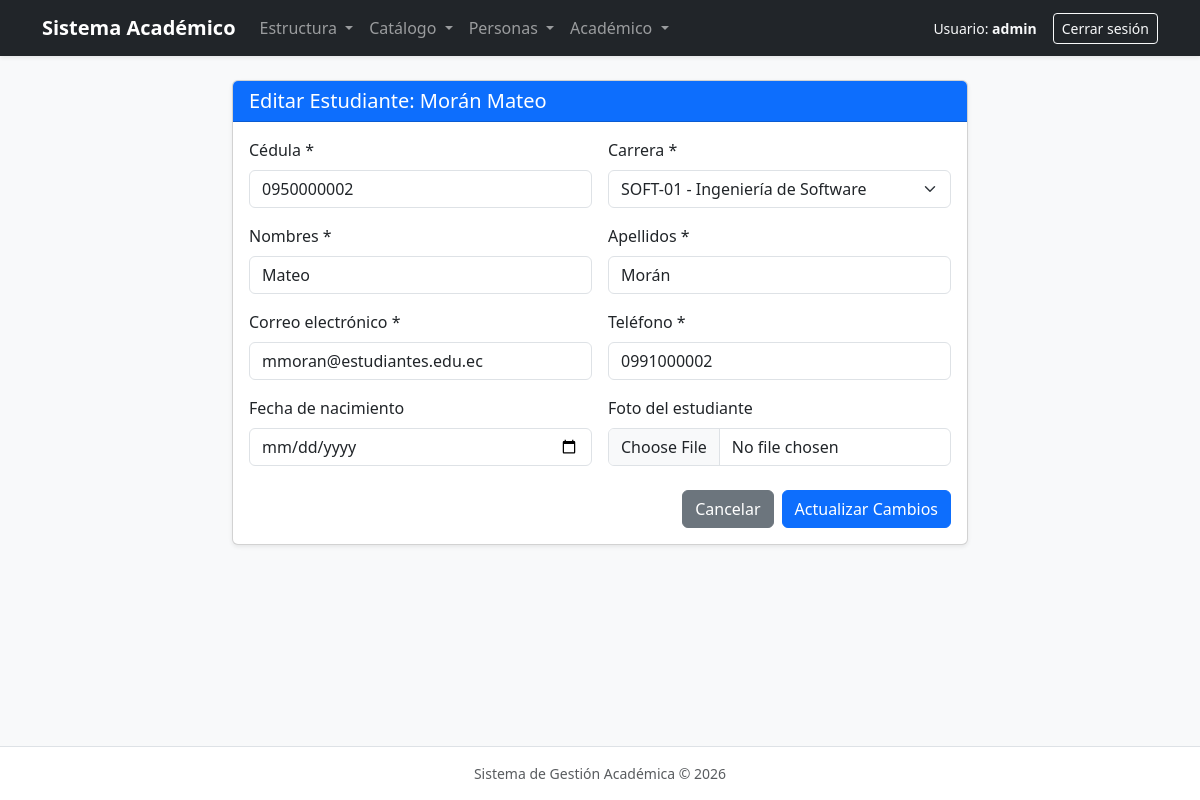
Page /academico/estudiantes/2/editar/ (signed in) on the committed database.
### academico/models.py (models this page shows, shortened)
class Estudiante(ModeloBase):
    cedula = models.CharField(max_length=10, unique=True)
    nombres = models.CharField(max_length=100)
    apellidos = models.CharField(max_length=100)
    email = models.EmailField()
    telefono = models.CharField(max_length=15, blank=True)
    fecha_nacimiento = models.DateField(blank=True, null=True)  # opcional
    carrera = models.ForeignKey(
        Carrera, on_delete=models.PROTECT, related_name="estudiantes"
    )
    foto = models.ImageField(upload_to="estudiantes/", blank=True, null=True)
    class Meta:
        verbose_name = "Estudiante"
        verbose_name_plural = "Estudiantes"
        ordering = ["apellidos", "nombres"]
    @property
    def nombre_completo(self):
        return f"{self.apellidos} {self.nombres}"

### academico/views.py (the view)
# urls.py: path("estudiantes/<int:pk>/editar/", EstudianteUpdateView.as_view(), name="estudiante_editar"),
class EstudianteUpdateView(LoginRequiredMixin, UsuarioRegistroMixin, SuccessMessageMixin, UpdateView):
    model = Estudiante
    form_class = EstudianteForm
    template_name = "academico/estudiante_form.html"
    success_url = reverse_lazy("academico:estudiante_lista")
    success_message = "Datos del estudiante actualizados correctamente."
    def get_context_data(self, **kwargs):
        context = super().get_context_data(**kwargs)
        context["titulo"] = f"Editar Estudiante: {self.object.nombre_completo}"
        context["boton_texto"] = "Actualizar Cambios"
        return context

### academico/models.py (called while the page is built)
    def __str__(self):
        return f"{self.codigo} - {self.nombre}"

### academico/templates/academico/estudiante_form.html (shortened to what this page needs)
{% extends "base.html" %}
{% block contenido %}
<div class="row justify-content-center">
    <div class="col-md-8">
        <div class="card shadow-sm">
            <div class="card-header bg-primary text-white">
                <h5 class="mb-0">{{ titulo }}</h5>
            </div>
            <div class="card-body">
                <form method="post" enctype="multipart/form-data" novalidate>
                    <div class="row g-3">
                        <div class="col-md-6">
                            <label for="{{ form.cedula.id_for_label }}" class="form-label">Cédula *</label>
                            {{ form.cedula }}
                        </div>
                        <div class="col-md-6">
                            <label for="{{ form.carrera.id_for_label }}" class="form-label">Carrera *</label>
                            {{ form.carrera }}
                        </div>
                        <div class="col-md-6">
                            <label for="{{ form.nombres.id_for_label }}" class="form-label">Nombres *</label>
                            {{ form.nombres }}
                        </div>
                        <div class="col-md-6">
                            <label for="{{ form.apellidos.id_for_label }}" class="form-label">Apellidos *</label>
                            {{ form.apellidos }}
                        </div>
                        <div class="col-md-6">
                            <label for="{{ form.email.id_for_label }}" class="form-label">Correo electrónico *</label>
                            {{ form.email }}
                        </div>
                        <div class="col-md-6">
                            <label for="{{ form.telefono.id_for_label }}" class="form-label">Teléfono *</label>
                            {{ form.telefono }}
                        </div>
                        <div class="col-md-6">
                            <label for="{{ form.fecha_nacimiento.id_for_label }}" class="form-label">Fecha de nacimiento</label>
                            {{ form.fecha_nacimiento }}
                        </div>
                        <div class="col-md-6">
                            <label for="{{ form.foto.id_for_label }}" class="form-label">Foto del estudiante</label>
                            {{ form.foto }}
                        </div>
                    </div>
                    <div class="d-flex justify-content-end gap-2 mt-4">
                        <a href="{% url 'academico:estudiante_lista' %}" class="btn btn-secondary">Cancelar</a>
                        <button type="submit" class="btn btn-primary">{{ boton_texto }}</button>
                    </div>
                </form>
            </div>
        </div>
    </div>
</div>
{% endblock %}

### academico/templates/base.html (shortened to what this page needs)
<!DOCTYPE html>
<html lang="es-ec">
<head>
    <link href="https://cdn.jsdelivr.net/npm/bootstrap@5.3.3/dist/css/bootstrap.min.css" rel="stylesheet">
</head>
<body class="bg-light d-flex flex-column min-vh-100">
    <nav class="navbar navbar-expand-lg navbar-dark bg-dark shadow-sm mb-4">
        <div class="container">
            <a class="navbar-brand fw-bold" href="{% url 'academico:inicio' %}">
                Sistema Académico
            </a>
            <div class="collapse navbar-collapse" id="menuPrincipal">
                {% if user.is_authenticated %}
                <ul class="navbar-nav me-auto mb-2 mb-lg-0">
                    <li class="nav-item dropdown">
                        <a class="nav-link dropdown-toggle" href="#" role="button" data-bs-toggle="dropdown" aria-expanded="false">
                            Estructura
                        </a>
                    </li>
                    <li class="nav-item dropdown">
                        <a class="nav-link dropdown-toggle" href="#" role="button" data-bs-toggle="dropdown" aria-expanded="false">
                            Catálogo
                        </a>
                    </li>
                    <li class="nav-item dropdown">
                        <a class="nav-link dropdown-toggle" href="#" role="button" data-bs-toggle="dropdown" aria-expanded="false">
                            Personas
                        </a>
                    </li>
                    <li class="nav-item dropdown">
                        <a class="nav-link dropdown-toggle" href="#" role="button" data-bs-toggle="dropdown" aria-expanded="false">
                            Académico
                        </a>
                    </li>
                </ul>
                <div class="d-flex align-items-center gap-3">
                    <span class="text-light small">
                        Usuario: <strong>{{ user.username }}</strong>
                    </span>
                    <form method="post" action="{% url 'logout' %}" class="m-0">
                        <button type="submit" class="btn btn-outline-light btn-sm">Cerrar sesión</button>
                    </form>
                </div>
                {% endif %}
            </div>
        </div>
    </nav>
    <main class="container flex-grow-1 mb-5">
        {% block contenido %}{% endblock %}
    </main>
    <footer class="bg-white border-top py-3 text-center text-muted small mt-auto">
        <div class="container">
            Sistema de Gestión Académica &copy; 2026
        </div>
    </footer>
</body>
</html>

### rows in the picture
Estudiante: cedula "0950000002", carrera "SOFT-01 - Ingeniería de Software", nombres "Mateo", apellidos "Morán", email "mmoran@estudiantes.edu.ec", telefono "0991000002"

### other values in the picture
{{ user.username }} "admin"
{{ titulo }} "Editar Estudiante: Morán Mateo"
{{ boton_texto }} "Actualizar Cambios"
